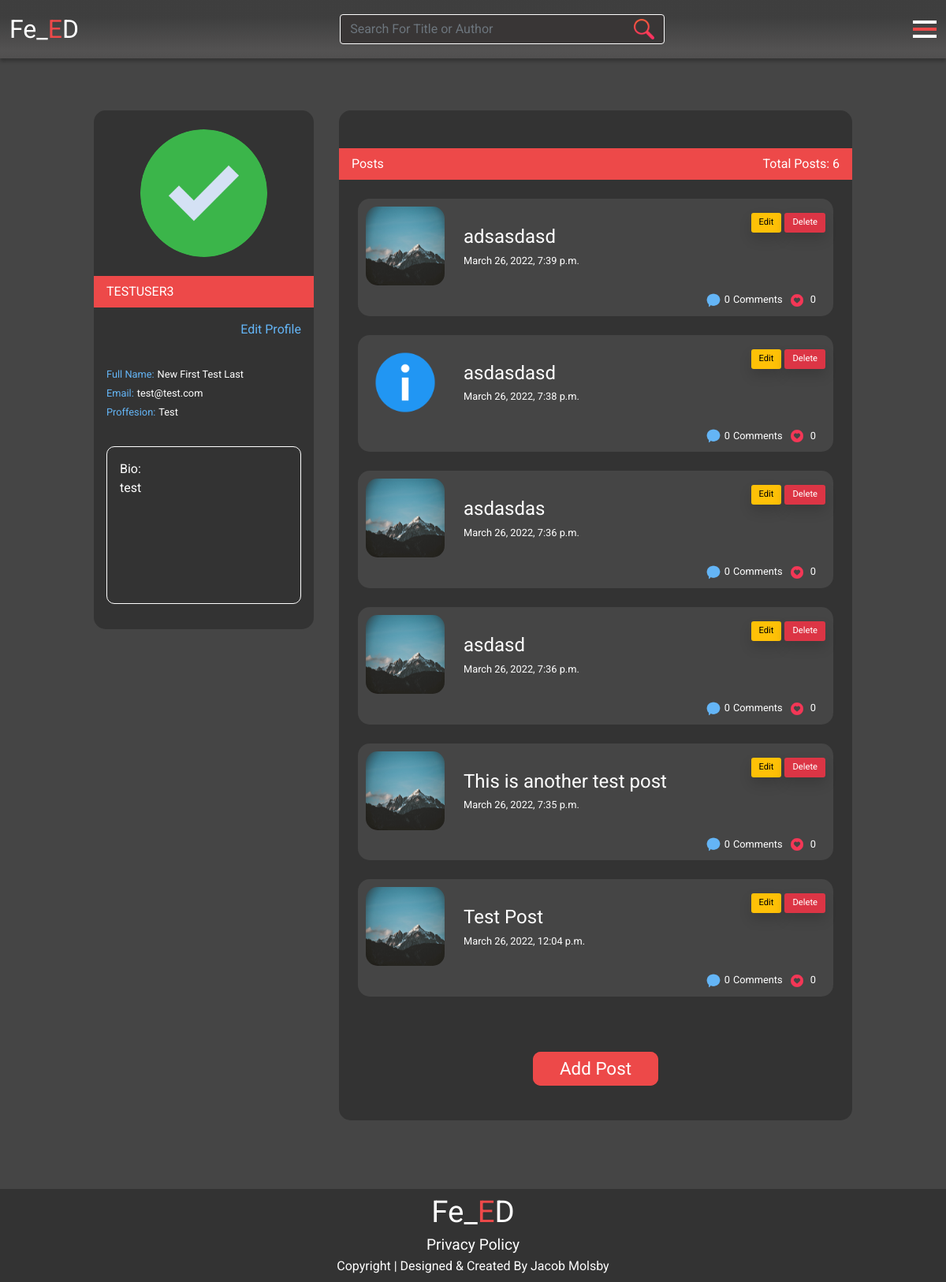
Screenshot of /profile/ (signed in) with the database file from the repository.
### users/models.py (models this page shows, shortened)
class BlogUser(models.Model):
    user = models.OneToOneField(User, on_delete=models.CASCADE)
    first_name = models.CharField(max_length=254, null=True, blank=True)
    last_name = models.CharField(max_length=254, null=True, blank=True)
    profession = models.CharField(max_length=254, null=True, blank=True)
    email = models.EmailField(null=True, blank=True)
    bio = models.TextField()
    image = models.ImageField(null=True, blank=True, upload_to="media")
    joined = models.DateTimeField(auto_now_add=True)

### posts/models.py (models this page shows, shortened)
class Post(models.Model):
    author = models.ForeignKey(
        BlogUser, on_delete=models.CASCADE, related_name="post_author")
    slug = models.SlugField(blank=True, null=True)
    post_image = models.ImageField(null=True, blank=True, upload_to="media")
    post_title = models.CharField(max_length=254)
    post_body = models.TextField()
    posted = models.DateTimeField(auto_now_add=True)
    status = models.IntegerField(choices=STATUS, default=0)
    likes = models.ManyToManyField(
        User, related_name='blog_likes', blank=True)
    class Meta:
        ordering = ['-posted']
    def number_of_likes(self):
        return self.likes.count()

### users/views.py (the view)
# urls.py: path("profile/", views.profile, name="profile"),
def profile(request):
    userProfile = get_object_or_404(BlogUser, user=request.user)
    posts = Post.objects.filter(author=userProfile)
    template_name = "users/profile.html"
    context = {
        "posts": posts,
        "on_page": True,
        "userProfile": userProfile,
    }
    return render(request, template_name, context)

### users/templates/users/profile.html (shortened to what this page needs)
{% extends 'base.html' %}
{% block content %}
<main class="position-relative">
    <div class="details-spacer"></div>
    <div class="container">
        <div class="row d-flex justify-content-center">
            <div class="col-xs-12 col-sm-10 col-md-7 col-lg-3 m-md-3">
                <div class="user-background left">
                    <div class="img-wrapper-details d-flex justify-content-center p-4">
                        {% if userProfile.image %}
                        <img class="user-detail-image" src="{{ userProfile.image.url }}"
                            alt="Profile Image of the user">
                        {% else %}
                        <img class="user-detail-image" src="{{ MEDIA_URL }}profile-image.png"
                            alt="Profile Image of the user">
                        {% endif %}
                    </div>
                    <div class="user-banner ps-3 d-flex align-items-center text-uppercase" id="username">
                        {{ userProfile.user.username }}</div>
                    {% if on_page %}
                    <div class="edit_wrapper d-flex justify-content-end">
                        <a class="p-3 edit" href="{% url 'edit' %}">Edit Profile</a>
                    </div>
                    {% endif %}
                    <ul class="list-unstyled user-details-list m-3">
                        <li class="list-item-details">
                            <span class="text-thin text-small edit">Full Name:</span> <span id="userFullName"
                                class="text-thin text-small">{% if userProfile.first_name %}{{ userProfile.first_name }}
                                {{ userProfile.last_name }}{% else %} <span class="text-muted text-small">.....</span>{% endif %}</span>
                        </li>
                        <li class="list-item-details">
                            <span class="text-thin text-small edit">Email:</span> <span id="userEmail"
                                class="text-thin text-small">{% if userProfile.email %}{{ userProfile.email }}{% else %} <span class="text-muted text-small">.....</span>{% endif %}</span>
                        </li>
                        <li class="list-item-details">
                            <span class="text-thin text-small edit">Proffesion:</span> <span id="userProffesion"
                                class="text-thin text-small">{% if userProfile.profession %}{{ userProfile.profession }}{% else %} <span class="text-muted text-small">.....</span>{% endif %}</span>
                        </li>
                    </ul>
                    <div class="bio-wrapper p-3">
                        {% if userProfile.bio %}
                        <p class="user-details-bio p-3">
                            Bio: <br>{{ userProfile.bio }}
                        </p>
                        {% else %}
                        <p class="user-details-bio p-3">Bio</p>
                        {% endif %}
                    </div>
                </div>
            </div>
            <div class="col-xs-12 col-sm-10 col-md-7 m-3">
                <div class="user-background pt-5">
                    <div class="user-banner d-flex justify-content-between align-items-center pe-3 ps-3">
                        <h6 class="text-thin mb-0">Posts</h6>
                        <p class="text-thin mb-0">Total Posts: <span id="numberOfPosts">{{ posts.count }}</span></p>
                    </div>
                    {% if posts %}
                    <ul class="list-unstyled mb-0 pb-1">
                        {% for post in posts %}
                        <li class="list-item-posts m-4">
                            <div class="row">
                                <div class="post-wrapper">
                                    <div class="wrapper d-flex justify-content-between">
                                        <div class="post-details d-flex">
                                            <img class="post-user-image" src="{% if post.post_image %}{{ post.post_image.url }} {% endif %}"
                                            alt="Post preview image">
                                            <div class="information-wrapper">
                                                <div class="post-information mt-4 ms-2 ms-md-4">
                                                    <h4 class="text-thin">{{ post.post_title }}</h4>
                                                    <h6 class="text-thin text-small">{{ post.posted }}</h6>
                                                </div>
                                            </div>
                                        </div>
                                        <div class="edit-wrapper mt-2 d-none d-lg-flex">
                                            <a class="me-1 edit-buttons d-flex align-items-center btn-warning text-smallest shadow" href="{% url 'edit_post' post.slug %}">Edit</a>
                                            <a type="button" class="d-flex align-items-center edit-buttons btn-danger text-smallest shadow" data-bs-toggle="modal" data-bs-target="#deleteModal">
                                                Delete
                                            </a>
                                        </div>
                                    </div>
                                    <div class="statistics-wrapper">
                                        <ul
                                            class="list-unstyled list-inline mb-0 pe-2 d-flex justify-content-end align-items-center mt-2">
                                            <li class="list-inline-item social">
                                                <p class="text-thin text-small mb-0"><img
                                                        src="{{ MEDIA_URL }}comment.png" width="20px" height="auto"
                                                        alt="Comment Icon"><span
                                                        class="ms-1 me-1 number-of-comments">{{ post.comments.count }}</span>Comments</p>
                                            </li>
                                            <li class="list-inline-item social mb-0">
                                                <p class="text-thin text-small mb-0">
                                                    <img src="{{ MEDIA_URL }}thumbs-up.png" width="20px" height="auto"
                                                        alt="Heart icon">
                                                    <span class="ms-1 me-1 number-of-likes">{{ post.number_of_likes }}</span>
                                                </p>
                                            </li>
                                        </ul>
                                    </div>
                                </div>
                            </div>
                        </li>
                    {% endfor %}
                    </ul>
                    <div class="add-post-wrapper text-center p-5">
                        <a class="red-button" href="{% url 'add_post' %}">Add Post</a>
                    </div>
                    {% endif %}
                </div>
            </div>
        </div>
    </div>
</main>
{% endblock  %}

### static/css/base.css (style rules this page uses)
html, body { margin: 0; padding: 0; box-sizing: border-box; height: 100%; }
body { background-color: #454545; color: #fff; display:grid; grid-template-rows: auto 1fr auto; min-height:100vh; }
a { color: #fff; text-decoration: none; }
.row { --bs-gutter-x: 0 !important; --bs-gutter-y: 0 !important; }
* { font-family: roboto, sans-serif; }
.details-spacer { height: 50px; }
.text-small { font-size: .8rem; }
.text-thin { font-weight: 400; }
.text-smallest { font-size: .7rem; }
.shadow { box-shadow: 0px 4px 4px rgba(0, 0, 0, 0.25); }
.red-button { padding: .4rem 2rem .4rem 2rem; background-color: #ED4949; color: #fff; border-radius: 10px; font-size: 1.4rem; border: 2px solid #ED4949; transition: .4s; max-width: max-content; }
.edit-buttons { padding: 10px; max-height: 25px; border-radius: 3px; }
.edit { color: #64b5f6; }
.user-background { background-color: #333333; border-radius: 15px; }
.user-detail-image { width: 70%; height: 70%; border-radius: 50%; max-width: 250px; min-width: 110px; }
.user-banner { background-color: #ED4949; height: 40px; width: 100%; }
.user-details-bio { border: 1px solid #fff; background-color: transparent; color: #fff; width: 100%; border-radius: 10px; height: 200px; text-align: top; }
.user-details-bio::placeholder { vertical-align: top; }
.post-user-image { width: 100px; height: 100px; border-radius: 15px; }
.post-wrapper { background-color: #454545; border-radius: 15px; padding: 10px; }

### rows the page displays
BlogUser: image (picture), user.username "TESTUSER3", first_name "New First", last_name "Test Last", email "test@test.com", profession "Test", bio "test"
Post: post_image (picture), post_title "adsasdasd", posted "March 26, 2022, 7:39 p.m.", comments.count "0", number_of_likes "0"
Post: post_image (picture), post_title "asdasdasd", posted "March 26, 2022, 7:38 p.m.", comments.count "0", number_of_likes "0"
Post: post_image (picture), post_title "asdasdas", posted "March 26, 2022, 7:36 p.m.", comments.count "0", number_of_likes "0"
Post: post_image (picture), post_title "asdasd", posted "March 26, 2022, 7:36 p.m.", comments.count "0", number_of_likes "0"
Post: post_image (picture), post_title "This is another test post", posted "March 26, 2022, 7:35 p.m.", comments.count "0", number_of_likes "0"
Post: post_image (picture), post_title "Test Post", posted "March 26, 2022, 12:04 p.m.", comments.count "0", number_of_likes "0"

### other values shown
{{ posts.count }} "6"
